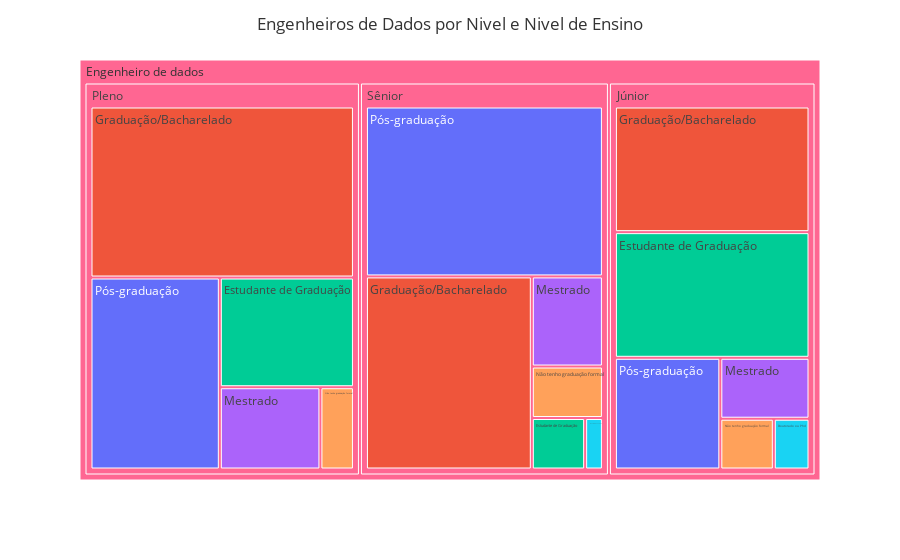

The cell this chart's notebook holds for it:
### Code cell
# Plota um mapa de árvore de nível de ensino por nivel de carreira para engenheiros de dados
df_niveis_eng = contar_agrupamento(df_engenheiro_dados, colunas_agrupamento=['Nivel', 'Nivel de Ensino'], coluna_contagem='id')
hierarquia=['Nivel', 'Nivel de Ensino']
df_niveis_eng = df_niveis_eng.sort_values(by=hierarquia, ascending=False)
plotar_treemap_niveis(df_niveis_eng, hierarquia, titulo='Engenheiros de Dados por Nivel e Nivel de Ensino', raiz='Engenheiro de dados')

### Figure 1 — Plotly figure (JSON) as saved in the notebook; plotly's stock layout.template omitted (floating-point values rounded to 4 significant figures)
{"data": [{"branchvalues": "total", "customdata": [["15.94%", "Pós-graduação"], ["9.78%", "Graduação/Bacharelado"], ["1.09%", "Estudante de Graduação"], ["2.54%", "Mestrado"], ["9.78%", "Pós-graduação"], ["4.71%", "Pós-graduação"], ["5.8%", "Estudante de Graduação"], ["3.26%", "Mestrado"], ["1.45%", "Não tenho graduação formal"], ["2.17%", "Mestrado"], ["9.78%", "Estudante de Graduação"], ["1.09%", "Não tenho graduação formal"], ["0.36%", "Doutorado ou Phd"], ["12.68%", "Graduação/Bacharelado"], ["17.75%", "Graduação/Bacharelado"], ["1.09%", "Não tenho graduação formal"], ["0.72%", "Doutorado ou Phd"], ["(?)", "(?)"], ["(?)", "(?)"], ["(?)", "(?)"], ["(?)", "(?)"]], "domain": {"x": [0.0, 1.0], "y": [0.0, 1.0]}, "hovertemplate": "labels=%{label}<br>Quantidade=%{value}<br>parent=%{parent}<br>id=%{id}<br>Porcentagem=%{customdata[0]}<br>Nivel de Ensino=%{customdata[1]}<extra></extra>", "ids": ["Engenheiro de dados/Sênior/Pós-graduação", "Engenheiro de dados/Júnior/Graduação/Bacharelado", "Engenheiro de dados/Sênior/Estudante de Graduação", "Engenheiro de dados/Sênior/Mestrado", "Engenheiro de dados/Pleno/Pós-graduação", "Engenheiro de dados/Júnior/Pós-graduação", "Engenheiro de dados/Pleno/Estudante de Graduação", "Engenheiro de dados/Pleno/Mestrado", "Engenheiro de dados/Sênior/Não tenho graduação formal", "Engenheiro de dados/Júnior/Mestrado", "Engenheiro de dados/Júnior/Estudante de Graduação", "Engenheiro de dados/Pleno/Não tenho graduação formal", "Engenheiro de dados/Sênior/Doutorado ou Phd", "Engenheiro de dados/Sênior/Graduação/Bacharelado", "Engenheiro de dados/Pleno/Graduação/Bacharelado", "Engenheiro de dados/Júnior/Não tenho graduação formal", "Engenheiro de dados/Júnior/Doutorado ou Phd", "Engenheiro de dados/Júnior", "Engenheiro de dados/Pleno", "Engenheiro de dados/Sênior", "Engenheiro de dados"], "labels": ["Pós-graduação", "Graduação/Bacharelado", "Estudante de Graduação", "Mestrado", "Pós-graduação", "Pós-graduação", "Estudante de Graduação", "Mestrado", "Não tenho graduação formal", "Mestrado", "Estudante de Graduação", "Não tenho graduação formal", "Doutorado ou Phd", "Graduação/Bacharelado", "Graduação/Bacharelado", "Não tenho graduação formal", "Doutorado ou Phd", "Júnior", "Pleno", "Sênior", "Engenheiro de dados"], "marker": {"colors": ["#636efa", "#EF553B", "#00cc96", "#ab63fa", "#636efa", "#636efa", "#00cc96", "#ab63fa", "#FFA15A", "#ab63fa", "#00cc96", "#FFA15A", "#19d3f3", "#EF553B", "#EF553B", "#FFA15A", "#19d3f3", "#FF6692", "#FF6692", "#FF6692", "#FF6692"]}, "name": "", "parents": ["Engenheiro de dados/Sênior", "Engenheiro de dados/Júnior", "Engenheiro de dados/Sênior", "Engenheiro de dados/Sênior", "Engenheiro de dados/Pleno", "Engenheiro de dados/Júnior", "Engenheiro de dados/Pleno", "Engenheiro de dados/Pleno", "Engenheiro de dados/Sênior", "Engenheiro de dados/Júnior", "Engenheiro de dados/Júnior", "Engenheiro de dados/Pleno", "Engenheiro de dados/Sênior", "Engenheiro de dados/Sênior", "Engenheiro de dados/Pleno", "Engenheiro de dados/Júnior", "Engenheiro de dados/Júnior", "Engenheiro de dados", "Engenheiro de dados", "Engenheiro de dados", ""], "values": [44, 27, 3, 7, 27, 13, 16, 9, 4, 6, 27, 3, 1, 35, 49, 3, 2, 78, 104, 94, 276], "type": "treemap"}], "layout": {"legend": {"tracegroupgap": 0}, "margin": {"t": 60}, "title": {"text": "Engenheiros de Dados por Nivel e Nivel de Ensino", "x": 0.5}}}
